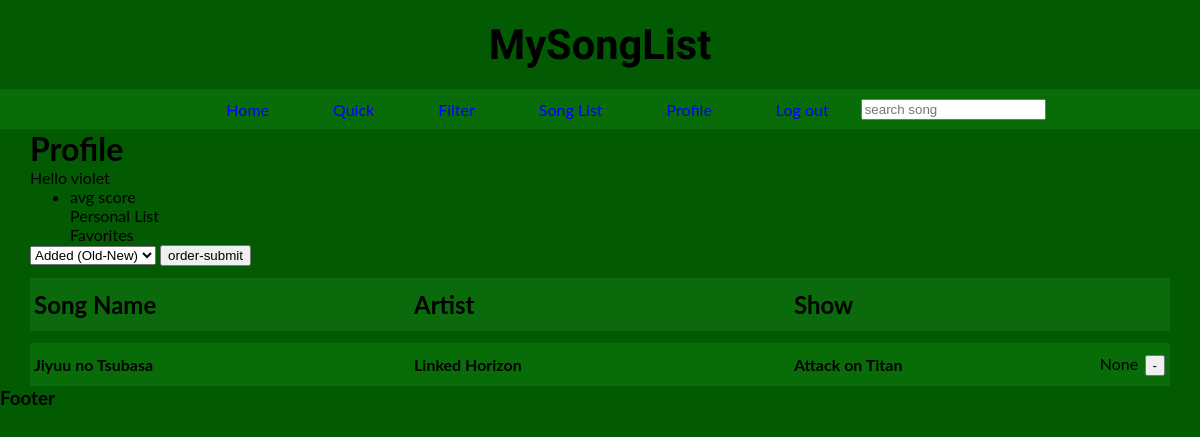
/profile/ (signed in), run on an earlier commit of the app's database.
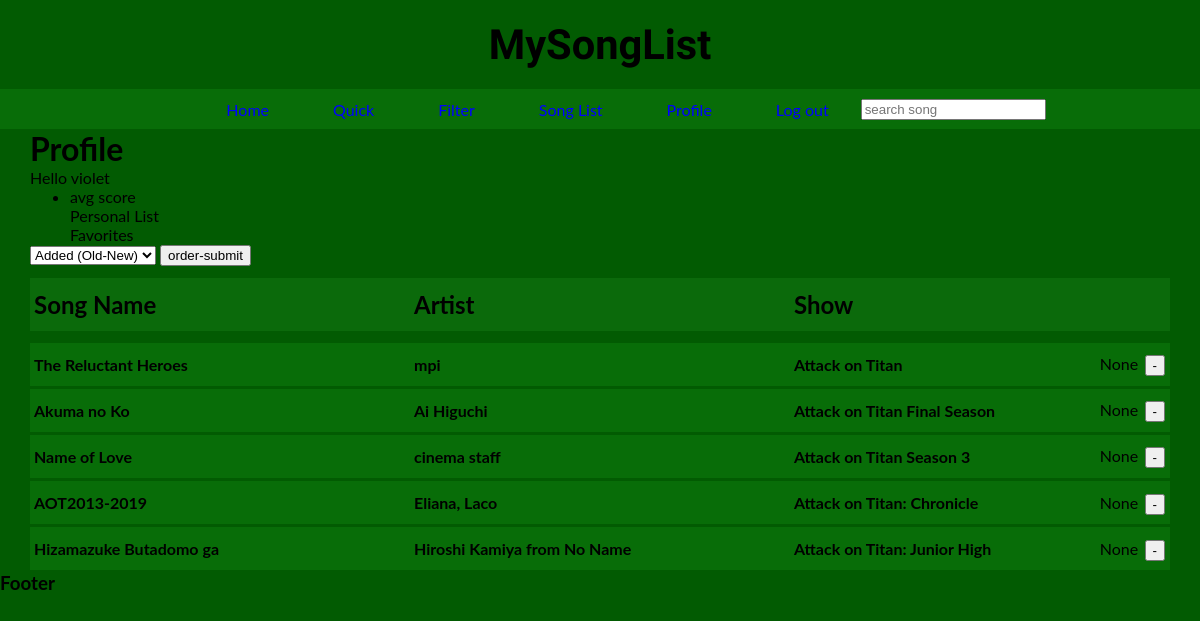
And on a later commit of the database.
### search/models.py (models this page shows, shortened)
class UserList(models.Model): # List of Songs that have been added by users
    ProfileUser = models.ForeignKey(MySongUser, on_delete=models.CASCADE)
    ProfileSong = models.ForeignKey(AotData, on_delete=models.CASCADE)
    ProfileScore = models.IntegerField(blank=True, null=True, unique=False)
    class Meta:
        unique_together = [['ProfileUser', 'ProfileSong']]

class AotData(models.Model): # Entire Song Dataset
    song = models.CharField(max_length=200)
    artist = models.CharField(max_length=200)
    annid = models.IntegerField(blank=True)
    show = models.CharField(max_length=200)
    opedin = models.CharField(max_length=25)
    h720 = models.URLField(max_length=100, blank=True)
    h480 = models.URLField(max_length=100, blank=True)
    mp3 = models.URLField(max_length=100, blank=True)

### search/views.py (the view)
# urls.py: path('profile/', views.profile, name='profile'),
def profile(request):
    start_time_filter = time.time() # timing function
    profile_songs = UserList.objects.all() # grabs every user list project
    if request.method == 'POST':  # post request profile.html
        if 'profile-order-type' in request.POST:
            order_method = request.POST['profile-order-type']
            if order_method == 'added-order-old':  #default, Old --> New
                profile_songs = profile_songs.order_by('ProfileSong')
            elif order_method == 'added-order-new':  #flip default, New --> Old
                profile_songs = profile_songs.order_by('-ProfileSong')
            elif order_method == 'song-score-hl': # song score, High --> Low ("None" at bottom)
                profile_songs = profile_songs.order_by('-ProfileScore')
            elif order_method == 'song-score-lh':  #song score, Low --> High ("None" at top)
                profile_songs = profile_songs.order_by('ProfileScore')
            elif order_method == 'song-az': # if song-az
                song_az_set = [] # empty list
                profile_songsaz = UserList.objects.filter(ProfileUser = request.user.pk)
                for i in profile_songsaz:
                    song_az_set.append((i.ProfileSong.song, i.ProfileSong.pk))
                song_az_set.sort(key=lambda tup: tup[0].lower())
                profile_songs = []
                for j in range(len(song_az_set)):
                    for k in range(len(profile_songsaz)):
                        if song_az_set[j][1] == profile_songsaz[k].ProfileSong.pk:
                            profile_songs.append(profile_songsaz[k])
            elif order_method == 'song-za': # opposite alphabetical order
                song_za_set = []
                profile_songsza = UserList.objects.filter(ProfileUser = request.user.pk)
                for i in profile_songsza:
                    song_za_set.append((i.ProfileSong.song, i.ProfileSong.pk))
                song_za_set.sort(key=lambda tup: tup[0].lower(), reverse=True)
                profile_songs = []
                for j in range(len(song_za_set)):
                    for k in range(len(profile_songsza)):
                        if song_za_set[j][1] == profile_songsza[k].ProfileSong.pk:
                            profile_songs.append(profile_songsza[k])
            elif order_method == 'artist-az': # alphabetical order artists
                artist_az_set = []
                profile_artistsaz = UserList.objects.filter(ProfileUser = request.user.pk)
                for i in profile_artistsaz:
                    artist_az_set.append((i.ProfileSong.artist, i.ProfileSong.pk))
                artist_az_set.sort(key=lambda tup: tup[0].lower())
                profile_artists = []
                for j in range(len(artist_az_set)):
                    for k in range(len(profile_artistsaz)):
                        if artist_az_set[j][1] == profile_artistsaz[k].ProfileSong.pk:
                            profile_artists.append(profile_artistsaz[k])
                profile_songs = profile_artists
            elif order_method == 'artist-za': # anti-alphabetical order artists
                artist_za_set = []
                profile_artistsza = UserList.objects.filter(ProfileUser = request.user.pk)
                for i in profile_artistsza:
                    artist_za_set.append((i.ProfileSong.artist, i.ProfileSong.pk))
                artist_za_set.sort(key=lambda tup: tup[0].lower(), reverse=True)
                profile_artists = []
                for j in range(len(artist_za_set)):
                    for k in range(len(profile_artistsza)):
                        if artist_za_set[j][1] == profile_artistsza[k].ProfileSong.pk:
                            profile_artists.append(profile_artistsza[k])
                profile_songs = profile_artists
            elif order_method == 'show-az': # alphabetical order shows
                show_az_set = []
                profile_showsaz = UserList.objects.filter(ProfileUser = request.user.pk)
                for i in profile_showsaz:
                    show_az_set.append((i.ProfileSong.show, i.ProfileSong.pk))
                show_az_set.sort(key=lambda tup: tup[0].lower())
                profile_shows = []
                for j in range(len(show_az_set)):
                    for k in range(len(profile_showsaz)):
                        if show_az_set[j][1] == profile_showsaz[k].ProfileSong.pk:
                            profile_shows.append(profile_showsaz[k])
                profile_songs = profile_shows
            elif order_method == 'show-za': # anti-alphabetical order shows
                show_za_set = []
                profile_showsza = UserList.objects.filter(ProfileUser = request.user.pk)
                for i in profile_showsza:
                    show_za_set.append((i.ProfileSong.show, i.ProfileSong.pk))
                show_za_set.sort(key=lambda tup: tup[0].lower(), reverse=True)
                profile_shows = []
                for j in range(len(show_za_set)):
                    for k in range(len(profile_showsza)):
                        if show_za_set[j][1] == profile_showsza[k].ProfileSong.pk:
                            profile_shows.append(profile_showsza[k])
                profile_songs = profile_shows
            total_time = time.time() - start_time_filter # end timer
            total_time = round(total_time, 5) # round timer to 5 decimal places
            return render(request, 'search/profile.html', {
                'profile_songs': profile_songs, # ordered list of profile songs
                'cp1': order_method, # method/type of order
                'total_time': total_time, # time taken to order
            })
        elif 'song_primary_key_remove' in request.POST: # scenerio where user adds to song list
            song_primary_remove = request.POST.get('song_primary_key_remove') # pk of song
            user_primary_remove = request.POST.get('user_primary_key_remove') # user pk
            aotsnippet_remove = AotData.objects.get(pk=int(song_primary_remove))
            usersnippet_remove = MySongUser.objects.get(pk=int(user_primary_remove))
            usersnippet_remove.my_songs.remove(aotsnippet_remove)
            return HttpResponse('Removed song')
        elif 'song_score' in request.POST: # post request for changing score of user song
            user_pk = request.user.pk # current user primary key
            song_pk_score = request.POST.get('song_primary_key_score') # user pk on song
            song_score = request.POST.get('song_score') # get score of song in user list
            for i in range(len(profile_songs)):
                if (profile_songs[i].ProfileUser.pk == int(user_pk)
                and profile_songs[i].ProfileSong.pk == int(song_pk_score)):
                    score_change_song = profile_songs[i] # initialize user list song
                    score_change_song.ProfileScore = int(song_score) # set score to score
                    score_change_song.save(update_fields=['ProfileScore']) # update field
                    return render(request, 'search/profile.html', {
                        'profile_songs': profile_songs,
                    })
            return render(request, 'search/profile.html', {
                'profile_songs': profile_songs,
            })
        else:
            return HttpResponse('VioletMiko')
    else:
        return render(request, 'search/profile.html', {
            'profile_songs': profile_songs,
        })

### search/templates/search/profile.html (shortened to what this page needs)
{% extends 'search/base.html' %}
{% load static %}
    {% block content %}
    {% if user.is_authenticated %}
    <div>
        <h1>Profile</h1>
        <p>Hello {{ user }}</p>
        <ul>
            <li>
                <p>avg score</p>
                <p>Personal List</p>
                <p>Favorites</p>
            </li>
        </ul>
    </div>
    <form method=POST action="">
        <select name="profile-order-type">
            <option value="added-order-old">Added (Old-New)</option>
        </select>
        <input
        type="submit"
        value="order-submit"
        name="profile-order"
        >
    </form>
    <div id="song_list_header_space">
    </div>
    <div class="single main-header">
        <h4>
            Song Name
        </h4>
        <h4>
            Artist
        </h4>
        <h4>
            Show
        </h4>
    </div>
    <ul id="results" class="result">
    </ul>
    {% for data in profile_songs %}
    {% if data.ProfileUser.MyUser == user %}
    <div class="song-info-div">
        <li class="content">
            <div onclick=show(this)>
                <div class="single main-results">
                    <h4>
                        {{ data.ProfileSong.song }}
                    </h4>
                    <h4>
                        {{ data.ProfileSong.artist }}
                    </h4>
                    <h4>
                        {{ data.ProfileSong.show }}
                    </h4>
                </div>
            </div>
        </li>
        <div class="song-add-div">
            <form method=POST name="profile-remove">
                <input
                type="submit"
                value="-"
                name="submit_remove">
            </form>
        </div>
        <div class="wrapper-score">
            <div class="profile-form">
                <form action="{% url 'profile' %}" method=POST>
                </form>
            </div>
            <div class="profile-score">
                <center>
                    <p class="data-profile-score">{{ data.ProfileScore }}</p>
                </center>
            </div>
        </div>
    </div>
    {% endif %}
    {% endfor %}
    {% endif %}
    {% endblock %}

What changed in the data, as far as the page shows it:
removed UserList: ProfileSong.song "Jiyuu no Tsubasa", ProfileSong.artist "Linked Horizon", ProfileSong.show "Attack on Titan", ProfileScore "None"
added UserList: ProfileSong.song "The Reluctant Heroes", ProfileSong.artist "mpi", ProfileSong.show "Attack on Titan", ProfileScore "None"
added UserList: ProfileSong.song "Akuma no Ko", ProfileSong.artist "Ai Higuchi", ProfileSong.show "Attack on Titan Final Season", ProfileScore "None"
added UserList: ProfileSong.song "Name of Love", ProfileSong.artist "cinema staff", ProfileSong.show "Attack on Titan Season 3", ProfileScore "None"
added UserList: ProfileSong.song "AOT2013-2019", ProfileSong.artist "Eliana, Laco", ProfileSong.show "Attack on Titan: Chronicle", ProfileScore "None"
added UserList: ProfileSong.song "Hizamazuke Butadomo ga", ProfileSong.artist "Hiroshi Kamiya from No Name", ProfileSong.show "Attack on Titan: Junior High", ProfileScore "None"
